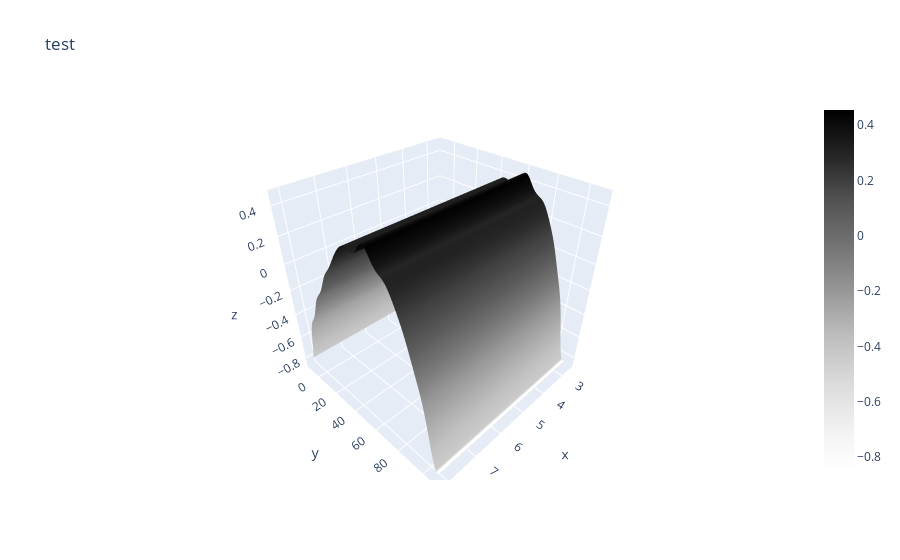

Notebook code for this chart:
### Code cell
# Graphing the filtered flattened surface with plotly
print('plotting the last one')
fig = go.Figure(data=go.Surface(x=xseggrid[i],y=yseggrid[i],z=sollast_FT_filtered_IFT_real, colorscale="greys"))
fig.update_layout(scene = dict(
            xaxis_title='x',
            yaxis_title='y',
            zaxis_title='z'),
            title='test')

### Figure 1 — Plotly figure (JSON) as saved in the notebook; plotly's stock layout.template omitted (floating-point values rounded to 4 significant figures; data arrays with more than 128 entries replaced by an {"elided": "..."} marker saying what was removed)
{"data": [{"colorscale": [[0, "rgb(255,255,255)"], [0.125, "rgb(240,240,240)"], [0.25, "rgb(217,217,217)"], [0.375, "rgb(189,189,189)"], [0.5, "rgb(150,150,150)"], [0.625, "rgb(115,115,115)"], [0.75, "rgb(82,82,82)"], [0.875, "rgb(37,37,37)"], [1, "rgb(0,0,0)"]], "type": "surface", "x": {"elided": "217x11 float values"}, "y": {"elided": "217x11 float values"}, "z": {"elided": "217x11 float values"}}], "layout": {"scene": {"xaxis": {"title": {"text": "x"}}, "yaxis": {"title": {"text": "y"}}, "zaxis": {"title": {"text": "z"}}}, "title": {"text": "test"}}}
